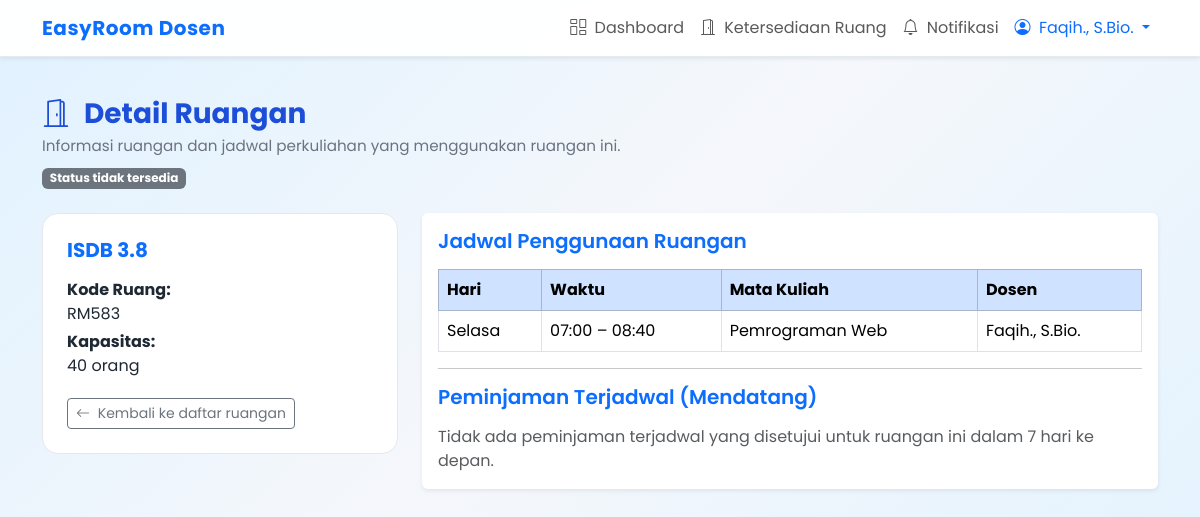
/dosen/ruang_detail.php?kode=RM583 (signed in), run on the app's committed database.
### tables this page shows
CREATE TABLE `ruang` (
  `kode_ruang` varchar(15) NOT NULL,
  `nama_ruang` varchar(50) NOT NULL,
  `kapasitas` int DEFAULT NULL,
  `fasilitas` text,
  `lokasi` varchar(100) DEFAULT NULL,
  `status` enum('Terpakai','Kosong') DEFAULT 'Terpakai'
);

CREATE TABLE `jadwal` (
  `kode_jadwal` varchar(15) NOT NULL,
  `kode_mk` varchar(20) DEFAULT NULL,
  `id_dosen` varchar(15) DEFAULT NULL,
  `kode_ruang` varchar(15) DEFAULT NULL,
  `kelas` varchar(20) DEFAULT NULL,
  `hari` varchar(15) DEFAULT NULL,
  `jam_mulai` time NOT NULL,
  `jam_selesai` time NOT NULL,
  `kuota_peserta` int DEFAULT NULL,
  `kuota_masuk` int DEFAULT NULL,
  `semester` varchar(10) DEFAULT NULL
);

CREATE TABLE `matakuliah` (
  `kode_mk` varchar(20) NOT NULL,
  `id_dosen` varchar(15) DEFAULT NULL,
  `nama_mk` varchar(100) DEFAULT NULL,
  `sks` int DEFAULT NULL
);

CREATE TABLE `dosen` (
  `id_dosen` varchar(15) NOT NULL,
  `nama_dosen` varchar(100) NOT NULL,
  `nip` varchar(20) DEFAULT NULL,
  `email` varchar(100) DEFAULT NULL,
  `password` varchar(255) NOT NULL
);

### functions.php (called while the page is built, shortened)
<?php
function safe_time_short(?string $t): string
{
    return htmlspecialchars(substr($t, 0, 5));
}

### dosen/ruang_detail.php (the view, shortened to what this page needs)
<?php
require_once __DIR__ . '/../config.php';
require_once __DIR__ . '/../functions.php';
$kode_ruang = $_GET['kode'] ?? '';
$stmt = $conn->prepare("SELECT * FROM ruang WHERE kode_ruang = ?");
$stmt->bind_param("s", $kode_ruang);
$stmt->execute();
$ruang = $stmt->get_result()->fetch_assoc();
$stmt2 = $conn->prepare("
    SELECT
        j.*,
        mk.nama_mk      AS nama_matakuliah,
        d.nama_dosen    AS nama_dosen
    FROM jadwal j
    LEFT JOIN matakuliah mk ON j.kode_mk   = mk.kode_mk
    LEFT JOIN dosen      d  ON j.id_dosen  = d.id_dosen
    WHERE j.kode_ruang = ?
    ORDER BY
        FIELD(j.hari,'Senin','Selasa','Rabu','Kamis','Jumat','Sabtu'),
        j.jam_mulai
");
$stmt2->bind_param("s", $kode_ruang);
$stmt2->execute();
$jadwal = $stmt2->get_result();
$stmt3 = $conn->prepare("
    SELECT p.*, d.nama_dosen AS nama_dosen_peminjam
    FROM peminjaman p
    LEFT JOIN dosen d ON p.id_dosen = d.id_dosen
    WHERE p.kode_ruang = ?
      AND p.status = 'Disetujui'
      AND p.tanggal BETWEEN CURDATE() AND DATE_ADD(CURDATE(), INTERVAL 6 DAY)
    ORDER BY p.tanggal, p.waktu_mulai
");
$stmt3->bind_param("s", $kode_ruang);
$stmt3->execute();
$peminjaman = $stmt3->get_result();
?>
<!doctype html>
<html lang="id">
<head>
    <link rel="stylesheet" href="https://cdn.jsdelivr.net/npm/bootstrap@5.3.3/dist/css/bootstrap.min.css">
    <link rel="stylesheet" href="https://cdn.jsdelivr.net/npm/bootstrap-icons@1.11.3/font/bootstrap-icons.css">
    <link rel="stylesheet" href="https://unpkg.com/aos@2.3.1/dist/aos.css">
    <link rel="stylesheet" href="../assets/css/style.css">
</head>
<body class="mhs-page">
    <?php include 'navbar.php'; ?>
    <div class="container mhs-container">
        <div class="page-header">
            <h3 class="page-header-title mb-1">
                <i class="bi bi-door-open me-2"></i> Detail Ruangan
            </h3>
            <p class="page-header-subtitle mb-0">
                Informasi ruangan dan jadwal perkuliahan yang menggunakan ruangan ini.
            </p>
            <div class="mt-2">
                <span id="room-status-badge" class="badge bg-secondary">Memuat status...</span>
            </div>
        </div>
        <div class="row g-4">
            <div class="col-md-4">
                <div class="hover-card p-4">
                    <h5 class="fw-bold text-primary mb-3">
                        <?= htmlspecialchars($ruang['nama_ruang']); ?>
                    </h5>
                    <p class="mb-1">
                        <strong>Kode Ruang:</strong><br>
                        <?= htmlspecialchars($ruang['kode_ruang']); ?>
                    </p>
                    <p class="mb-1">
                        <strong>Kapasitas:</strong><br>
                        <?= (int)$ruang['kapasitas']; ?> orang
                    </p>
                    <a href="ketersediaan_ruang.php" class="btn btn-outline-secondary btn-sm mt-3">
                        <i class="bi bi-arrow-left me-1"></i> Kembali ke daftar ruangan
                    </a>
                </div>
            </div>
            <div class="col-md-8">
                <div class="card shadow-sm border-0">
                    <div class="card-body">
                        <h5 class="fw-semibold text-primary mb-3">
                            Jadwal Penggunaan Ruangan
                        </h5>
                        <?php if ($jadwal->num_rows === 0): ?>
                            <p class="text-muted mb-0">
                                Belum ada jadwal perkuliahan yang tercatat menggunakan ruangan ini.
                            </p>
                        <?php else: ?>
                            <div class="table-responsive">
                                <table class="table table-bordered align-middle mb-0">
                                    <thead class="table-primary">
                                        <tr>
                                            <th>Hari</th>
                                            <th>Waktu</th>
                                            <th>Mata Kuliah</th>
                                            <th>Dosen</th>
                                        </tr>
                                    </thead>
                                    <tbody>
                                        <?php
                                        while ($row = $jadwal->fetch_assoc()):
                                        ?>
                                            <tr>
                                                <td><?= htmlspecialchars($row['hari'] ?? '-'); ?></td>
                                                <td>
                                                    <?= safe_time_short($row['jam_mulai'] ?? ''); ?>
                                                    &ndash;
                                                    <?= safe_time_short($row['jam_selesai'] ?? ''); ?>
                                                </td>
                                                <td><?= htmlspecialchars($row['nama_matakuliah'] ?? '-'); ?></td>
                                                <td><?= htmlspecialchars($row['nama_dosen'] ?? '-'); ?></td>
                                            </tr>
                                        <?php endwhile; ?>
                                    </tbody>
                                </table>
                            </div>
                        <?php endif; ?>
                        <hr>
                        <h5 class="fw-semibold text-primary mb-3">Peminjaman Terjadwal (Mendatang)</h5>
                        <?php if ($peminjaman->num_rows === 0): ?>
                            <p class="text-muted mb-0">Tidak ada peminjaman terjadwal yang disetujui untuk ruangan ini dalam 7 hari ke depan.</p>
                        <?php endif; ?>
                    </div>
                </div>
            </div>
        </div>
    </div>
</body>
</html>

### assets/css/style.css (style rules this page uses)
body { font-family: "Poppins", sans-serif; background: #f5f7fb; color: #1f2933; }
a { text-decoration: none; }
.mhs-page { background: linear-gradient(135deg, #e0f2ff 0%, #f5f7fb 45%, #e0f2ff 100%); background-attachment: fixed; }
.page-header { margin-top: 1.5rem; margin-bottom: 1.5rem; animation: fadeUp 0.6s ease-out; }
.page-header-title { font-weight: 700; color: #1d4ed8; }
.page-header-subtitle { color: #6b7280; font-size: 0.95rem; }
.hover-card { border-radius: 16px; border: 1px solid #e5e7eb; background: #ffffff; transition: transform 0.2s ease, box-shadow 0.2s ease, border-color 0.2s; }
.mhs-container { padding-top: 1rem; padding-bottom: 2.5rem; }

### data on the page
ruang: nama_ruang "ISDB 3.8", kode_ruang "RM583", kapasitas "40"
jadwal: hari "Selasa", jam_mulai "07:00", jam_selesai "08:40", kode_mk.nama_mk "Pemrograman Web", id_dosen.nama_dosen "Faqih., S.Bio."

### other printed values
$user['nama'] "Faqih., S.Bio."
